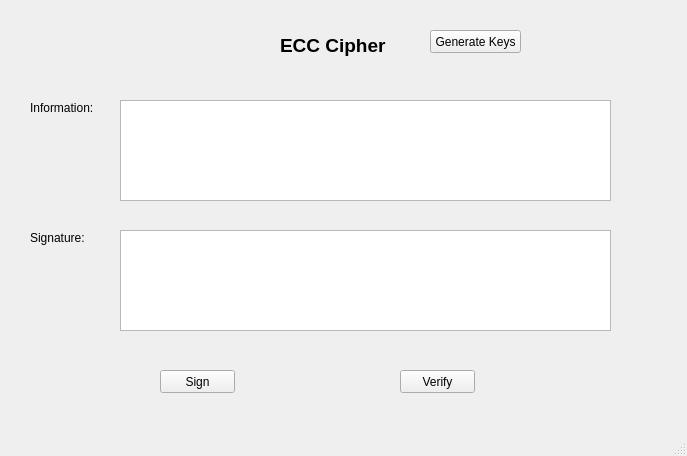
<?xml version="1.0" encoding="UTF-8"?>
<ui version="4.0">
 <class>MainWindow</class>
 <widget class="QMainWindow" name="MainWindow">
  <property name="geometry">
   <rect>
    <x>0</x>
    <y>0</y>
    <width>687</width>
    <height>456</height>
   </rect>
  </property>
  <property name="windowTitle">
   <string>MainWindow</string>
  </property>
  <widget class="QWidget" name="centralwidget">
   <widget class="QPushButton" name="btSign">
    <property name="geometry">
     <rect>
      <x>160</x>
      <y>370</y>
      <width>75</width>
      <height>23</height>
     </rect>
    </property>
    <property name="text">
     <string>Sign</string>
    </property>
   </widget>
   <widget class="QPushButton" name="btVerify">
    <property name="geometry">
     <rect>
      <x>400</x>
      <y>370</y>
      <width>75</width>
      <height>23</height>
     </rect>
    </property>
    <property name="text">
     <string>Verify</string>
    </property>
   </widget>
   <widget class="QLabel" name="label">
    <property name="geometry">
     <rect>
      <x>30</x>
      <y>100</y>
      <width>71</width>
      <height>16</height>
     </rect>
    </property>
    <property name="text">
     <string>Information:</string>
    </property>
   </widget>
   <widget class="QPlainTextEdit" name="txt_sign">
    <property name="geometry">
     <rect>
      <x>120</x>
      <y>100</y>
      <width>491</width>
      <height>101</height>
     </rect>
    </property>
   </widget>
   <widget class="QPlainTextEdit" name="txt_info">
    <property name="geometry">
     <rect>
      <x>120</x>
      <y>230</y>
      <width>491</width>
      <height>101</height>
     </rect>
    </property>
   </widget>
   <widget class="QLabel" name="label_2">
    <property name="geometry">
     <rect>
      <x>30</x>
      <y>230</y>
      <width>61</width>
      <height>16</height>
     </rect>
    </property>
    <property name="text">
     <string>Signature:</string>
    </property>
   </widget>
   <widget class="QLabel" name="label_3">
    <property name="geometry">
     <rect>
      <x>280</x>
      <y>30</y>
      <width>111</width>
      <height>31</height>
     </rect>
    </property>
    <property name="font">
     <font>
      <pointsize>14</pointsize>
      <weight>75</weight>
      <bold>true</bold>
     </font>
    </property>
    <property name="text">
     <string>ECC Cipher</string>
    </property>
   </widget>
   <widget class="QPushButton" name="btGenerateKeys">
    <property name="geometry">
     <rect>
      <x>430</x>
      <y>30</y>
      <width>91</width>
      <height>23</height>
     </rect>
    </property>
    <property name="text">
     <string>Generate Keys</string>
    </property>
   </widget>
  </widget>
  <widget class="QMenuBar" name="menubar">
   <property name="geometry">
    <rect>
     <x>0</x>
     <y>0</y>
     <width>687</width>
     <height>21</height>
    </rect>
   </property>
  </widget>
  <widget class="QStatusBar" name="statusbar"/>
 </widget>
 <resources/>
 <connections/>
</ui>
